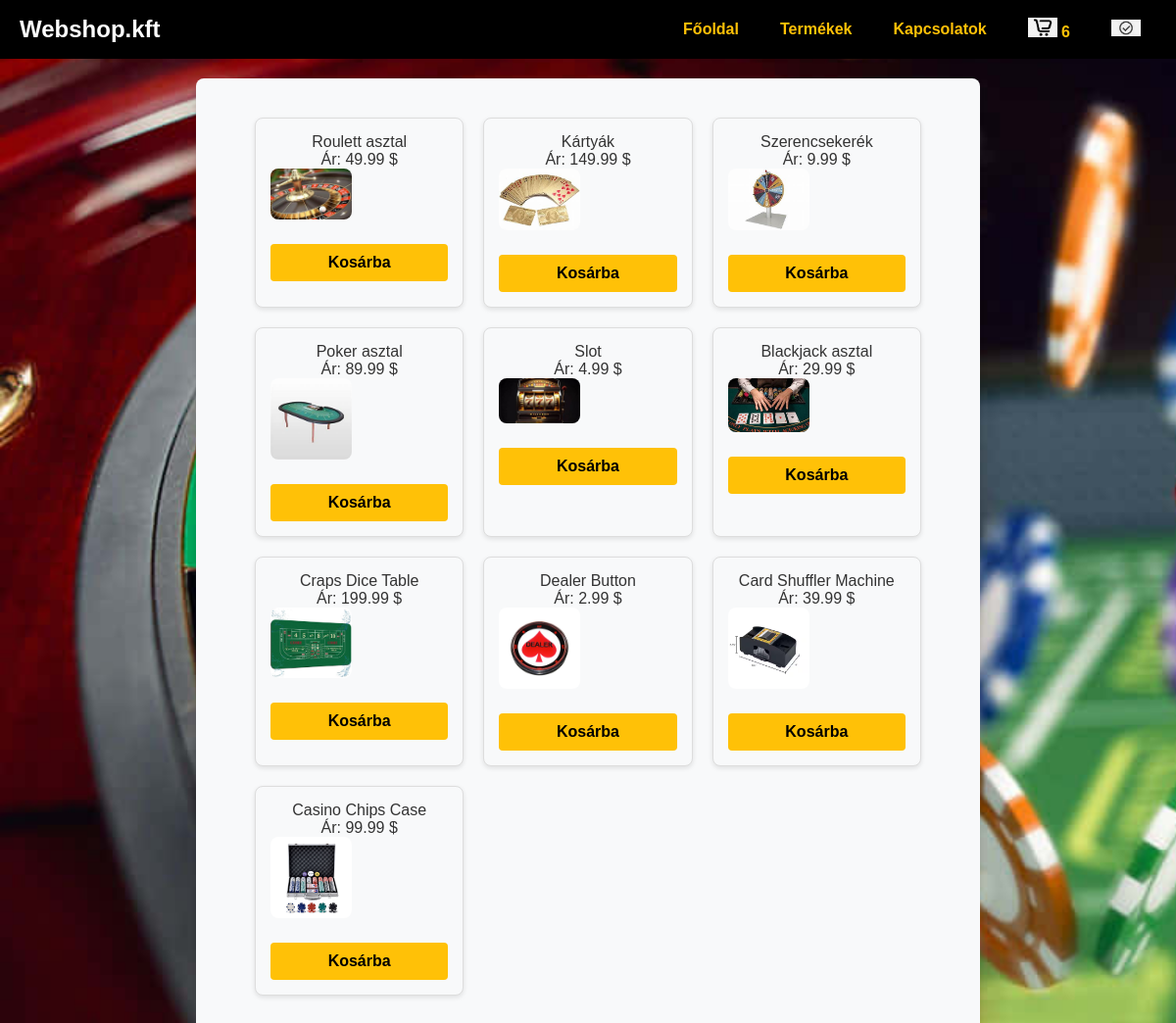
/api/index.php (signed in), run on the app's committed database.
### tables this page shows
CREATE TABLE `products` (
  `product_id` int(11) NOT NULL,
  `name` varchar(255) NOT NULL,
  `price` decimal(10,2) NOT NULL,
  `stock` int(11) NOT NULL,
  `image_default` varchar(255) DEFAULT NULL,
  `image_ver1` varchar(255) DEFAULT NULL,
  `image_ver2` varchar(255) DEFAULT NULL,
  `image_ver3` varchar(255) DEFAULT NULL
);

### api/adatbazis.php (called while the page is built, shortened)
<?php
require("../includes/db.php");
class Database {
    private $conn;
    public function __construct($conn) {
        $this->conn = $conn;
    }
    public function getProducts() {
        $sql = "SELECT * FROM products";
        $result = $this->conn->query($sql);
        $products = [];
        if ($result->num_rows > 0) {
            while ($row = $result->fetch_assoc()) {
                $products[] = $row;
            }
        }
        return $products;
    }
}
$database = new Database($conn);
$products = $database->getProducts();
?>

### api/index.php (the view, shortened to what this page needs)
<?php
include_once '../includes/db.php';
include_once 'adatbazis.php';
$products = $_SESSION['products'] ?? [];
$cartCount = isset($_SESSION['cart']) ? count($_SESSION['cart']) : 0;
?>
<!DOCTYPE html>
<html lang="hu">
<head>
    <link rel="stylesheet" href="style.css">
</head>
<body>
    <header>
        <h1>Webshop.kft</h1>
        <nav>
            <a class="item-1" href="fooldal.php">Főoldal</a>
            <a class="item-2" href="index.php">Termékek</a>
            <a class="item-3" href="contact.php">Kapcsolatok</a>
            <a class="icon" href="cart.php">
                <img src="img/th.jpg" alt="Kosár" title="Kosár">
                <?php if ($cartCount > 0): ?>
                    <span class="cart-count"><?= $cartCount ?></span>
                <?php endif; ?>
            </a>
            <a class="icon" href="<?php echo $_SESSION['iconLink']?>"><img src="<?php echo $_SESSION['loggedinimg']?>" alt="Bejelentkezés/Kijelentkezés" title="Bejelentkezés"></a>
        </nav>
    </header>
    <main>
        <section class="products">
            <?php foreach ($products as $product): ?>
                <div class="product">
                    <p><?php echo htmlspecialchars($product['name']); ?></p>
                    <p>Ár: <?php echo htmlspecialchars($product['price']); ?> $</p>
                    <form method="POST">
                        <img src="<?php echo htmlspecialchars($product['image_default']) ?>" width="150px">
                        <button type="submit" name="add_to_cart">Kosárba</button>
                    </form>
                </div>
            <?php endforeach; ?>
        </section>
    </main>
</body>
</html>

### api/style.css (style rules this page uses)
body { font-family: Arial, sans-serif; margin: 0; padding: 0; background-image: url(img/hatter.png); background-repeat: no-repeat; background-size: cover; color: #333; }
.icon img { width: 30px; }
header { background-color: #000; color: #fff; padding: 10px 20px; display: flex; justify-content: space-between; align-items: center; }
header h1 { margin: 0; font-size: 24px; }
nav { display: flex; align-items: center; gap: 10px; }
nav a { color: #ffc107; text-decoration: none; font-weight: bold; padding: 8px 16px; border-radius: 4px; transition: background-color 0.3s ease; }
.products { display: grid; grid-template-columns: repeat(auto-fit, minmax(200px, 1fr)); gap: 20px; margin: 20px; padding: 0 20px; }
.product { background-color: #f8f9fa; border: 1px solid #ddd; border-radius: 8px; padding: 15px; text-align: center; box-shadow: 0 2px 5px rgba(0, 0, 0, 0.1); }
.product img { max-width: 100%; height: auto; border-radius: 8px; cursor: pointer; transition: transform 0.3s ease; }
.product button { margin-top: 10px; background-color: #ffc107; color: #000; border: none; padding: 10px 15px; border-radius: 4px; font-weight: bold; cursor: pointer; transition: background-color 0.3s ease; }
main { max-width: 800px; margin: 20px auto; padding: 20px; background-color: #f8f9fa; border-radius: 8px; box-shadow: 0 2px 5px rgba(0, 0, 0, 0.1); }
form { display: grid; grid-template-columns: 1fr 1fr; gap: 15px; }
button { grid-column: span 2; padding: 10px; background-color: #ffc107; border: none; border-radius: 4px; font-size: 16px; font-weight: bold; cursor: pointer; transition: background-color 0.3s ease; }
* { box-sizing: border-box; margin: 0; padding: 0; }
img { width: 100%; height: 60%; }

### data on the page
products: name "Roulett asztal", price "49.99", image_default (picture)
products: name "Kártyák", price "149.99", image_default (picture)
products: name "Szerencsekerék", price "9.99", image_default (picture)
products: name "Poker asztal", price "89.99", image_default (picture)
products: name "Slot", price "4.99", image_default (picture)
products: name "Blackjack asztal", price "29.99", image_default (picture)
products: name "Craps Dice Table", price "199.99", image_default (picture)
products: name "Dealer Button", price "2.99", image_default (picture)
products: name "Card Shuffler Machine", price "39.99", image_default (picture)
products: name "Casino Chips Case", price "99.99", image_default (picture)

### other printed values
$cartCount "6"
